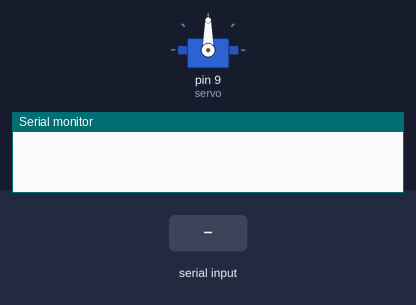
Recording of a sketch running on a simulated Arduino Uno, built with avr-gcc and run on an emulated ATmega328P. Parts: servo, the last lines printed to the serial monitor. Inputs (shaded band) come from the test bench.

Above: at 1.2 s.
1.3 s: "90,45\n" received over Serial
At 3.5 s:
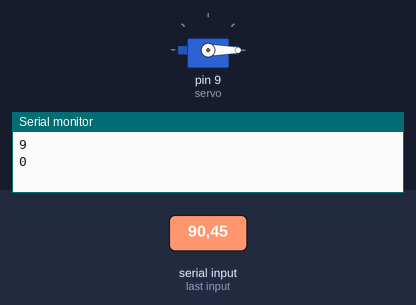
Timing chart, 0 to 5.0 s (numbered marks = the images above; inputs shaded):
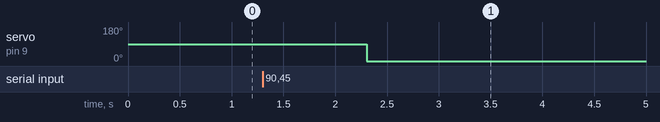

Measured:
- after the input at 1.3 s, servo on pin 9 (servo): 90° → 0° after 1.0 s

The sketch:

roboticArm1.ino
```cpp
#include <Servo.h>

String in = "";
Servo servo;
int pos = 0;

void setup()
{
  Serial.begin(9600);
  servo.attach(9);
}

void loop()
{
  if (Serial.available())
  {
    in = Serial.readString();
    char motor = in.charAt(0);
    int degree = in.substring(1).toInt();

    Serial.println(motor);
    Serial.println(degree);

    if (degree > pos)
    {
      for (int i = pos; i <= degree; i++)
      {
        servo.write(i);
        delay(15);
      }
    }
    else
    {
      for (int i = pos; i >= degree; i--)
      {
        servo.write(i);
        delay(15);
      }
    }
  }
}
```
